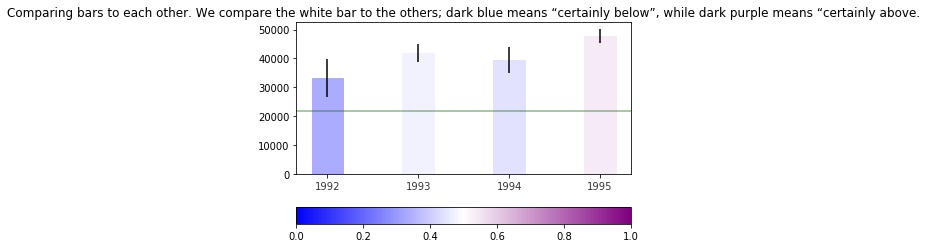

Source code (Python):

# coding: utf-8

# # Assignment 3 - Building a Custom Visualization
# 
# ---
# 
# In this assignment you must choose one of the options presented below and submit a visual as well as your source code for peer grading. The details of how you solve the assignment are up to you, although your assignment must use matplotlib so that your peers can evaluate your work. The options differ in challenge level, but there are no grades associated with the challenge level you chose. However, your peers will be asked to ensure you at least met a minimum quality for a given technique in order to pass. Implement the technique fully (or exceed it!) and you should be able to earn full grades for the assignment.
# 
# 
# &nbsp;&nbsp;&nbsp;&nbsp;&nbsp;&nbsp;Ferreira, N., Fisher, D., & Konig, A. C. (2014, April). [Sample-oriented task-driven visualizations: allowing users to make better, more confident decisions.](https://www.microsoft.com/en-us/research/wp-content/uploads/2016/02/Ferreira_Fisher_Sample_Oriented_Tasks.pdf) 
# &nbsp;&nbsp;&nbsp;&nbsp;&nbsp;&nbsp;In Proceedings of the SIGCHI Conference on Human Factors in Computing Systems (pp. 571-580). ACM. ([video](https://www.youtube.com/watch?v=BI7GAs-va-Q))
# 
# 
# In this [paper](https://www.microsoft.com/en-us/research/wp-content/uploads/2016/02/Ferreira_Fisher_Sample_Oriented_Tasks.pdf) the authors describe the challenges users face when trying to make judgements about probabilistic data generated through samples. As an example, they look at a bar chart of four years of data (replicated below in Figure 1). Each year has a y-axis value, which is derived from a sample of a larger dataset. For instance, the first value might be the number votes in a given district or riding for 1992, with the average being around 33,000. On top of this is plotted the 95% confidence interval for the mean (see the boxplot lectures for more information, and the yerr parameter of barcharts).
# 
# <br>
# <img src="readonly/Assignment3Fig1.png" alt="Figure 1" style="width: 400px;"/>
# <h4 style="text-align: center;" markdown="1">  &nbsp;&nbsp;&nbsp;&nbsp;&nbsp;&nbsp;&nbsp;&nbsp;Figure 1 from (Ferreira et al, 2014).</h4>
# 
# <br>
# 
# A challenge that users face is that, for a given y-axis value (e.g. 42,000), it is difficult to know which x-axis values are most likely to be representative, because the confidence levels overlap and their distributions are different (the lengths of the confidence interval bars are unequal). One of the solutions the authors propose for this problem (Figure 2c) is to allow users to indicate the y-axis value of interest (e.g. 42,000) and then draw a horizontal line and color bars based on this value. So bars might be colored red if they are definitely above this value (given the confidence interval), blue if they are definitely below this value, or white if they contain this value.
# 
# 
# <br>
# <img src="readonly/Assignment3Fig2c.png" alt="Figure 1" style="width: 400px;"/>
# <h4 style="text-align: center;" markdown="1">  Figure 2c from (Ferreira et al. 2014). Note that the colorbar legend at the bottom as well as the arrows are not required in the assignment descriptions below.</h4>
# 
# <br>
# <br>
# 
# **Easiest option:** Implement the bar coloring as described above - a color scale with only three colors, (e.g. blue, white, and red). Assume the user provides the y axis value of interest as a parameter or variable.
# 
# 
# **Harder option:** Implement the bar coloring as described in the paper, where the color of the bar is actually based on the amount of data covered (e.g. a gradient ranging from dark blue for the distribution being certainly below this y-axis, to white if the value is certainly contained, to dark red if the value is certainly not contained as the distribution is above the axis).
# 
# **Even Harder option:** Add interactivity to the above, which allows the user to click on the y axis to set the value of interest. The bar colors should change with respect to what value the user has selected.
# 
# **Hardest option:** Allow the user to interactively set a range of y values they are interested in, and recolor based on this (e.g. a y-axis band, see the paper for more details).
# 
# ---
# 
# *Note: The data given for this assignment is not the same as the data used in the article and as a result the visualizations may look a little different.*

# In[2]:

# Use the following data for this assignment:

import pandas as pd
import numpy as np

np.random.seed(12345)

df = pd.DataFrame([np.random.normal(32000,200000,3650), 
                   np.random.normal(43000,100000,3650), 
                   np.random.normal(43500,140000,3650), 
                   np.random.normal(48000,70000,3650)], 
                  index=[1992,1993,1994,1995])
df


# In[5]:

import matplotlib.pyplot as plt

threshold=42000
year_avg = df.mean(axis = 1)
year_std = df.std(axis = 1)
ind = range(df.shape[0]) # range(0,4)
width = 0.35
# For a normal distribution ~95% of the values lie within a window of 4 standard deviations around the mean, or in other words, 
#95% of the values are within plus/minus 2 standard deviations from the mean.  Use 2 * std to estimate the 95 % interval
yerr = 2*year_std

fig, ax = plt.subplots()
#return the x coordinates of the bars (number of rows), height, width, and y error bar  
bars = plt.bar(ind, year_avg, width, yerr = yerr, color = 'lightslategrey')
ax.set_title('A bar chart with 95% confidence intervals representing the mean value over a dataset.')
ax.set_xticks(ind)
ax.set_xticklabels(('1992', '1993', '1994', '1995'))
fig = plt.gcf()
plt.axhline(y = threshold, color = 'grey', alpha = 0.5)
plt.show()


# In[6]:


import matplotlib.colors as mcol
import matplotlib.cm as cm

threshold= 12000
year_avg = df.mean(axis = 1)
year_std = df.std(axis = 1)
ind = range(df.shape[0]) # range(0,4)
width = 0.35
# For a normal distribution ~95% of the values lie within a window of 4 standard deviations around the mean, or in other words, 
#95% of the values are within plus/minus 2 standard deviations from the mean.  Use 2 * std to estimate the 95 % interval
yerr = 2*year_std

fig, ax = plt.subplots()
#return the x coordinates of the bars (number of rows), height, width, and y error bar  
bars = plt.bar(ind, year_avg, width, yerr=yerr, color = 'lightslategrey')
fig = plt.gcf()
axline = plt.axhline(y = threshold, color = 'green', alpha = 0.5)

cm1 = mcol.LinearSegmentedColormap.from_list("MyCmapName",["blue", "white", "purple"])
cpick = cm.ScalarMappable(cmap=cm1)
cpick.set_array([])
plt.colorbar(cpick, orientation='horizontal')

ax.set_title('Comparing bars to each other. We compare the white bar to the others; dark blue means “certainly below”, while dark purple means “certainly above.')
plt.xticks(ind, df.index, alpha = 0.8)

def percentages(threshold):
    percentages = []
    for bar in bars:
        percentage = (bar.get_height()-threshold)/bar.get_height()
        if percentage>1: percentage = 1
        if percentage<0: percentage=0
        percentages.append(percentage)
    return percentages

def update(threshold):
    axline.set_ydata(threshold)
    perc = percentages(threshold)
    for bar, p in zip(bars, perc):
        #print('treshold =', p)
        bar.set_color(cpick.to_rgba(p))
      
# update once before showing
update(threshold)

def onMouseMove(event):
    if event.inaxes == ax:
        update(event.ydata)
        fig.canvas.draw_idle()

fig.canvas.mpl_connect('motion_notify_event', onMouseMove)
plt.show()


# In[31]:




# In[ ]:
